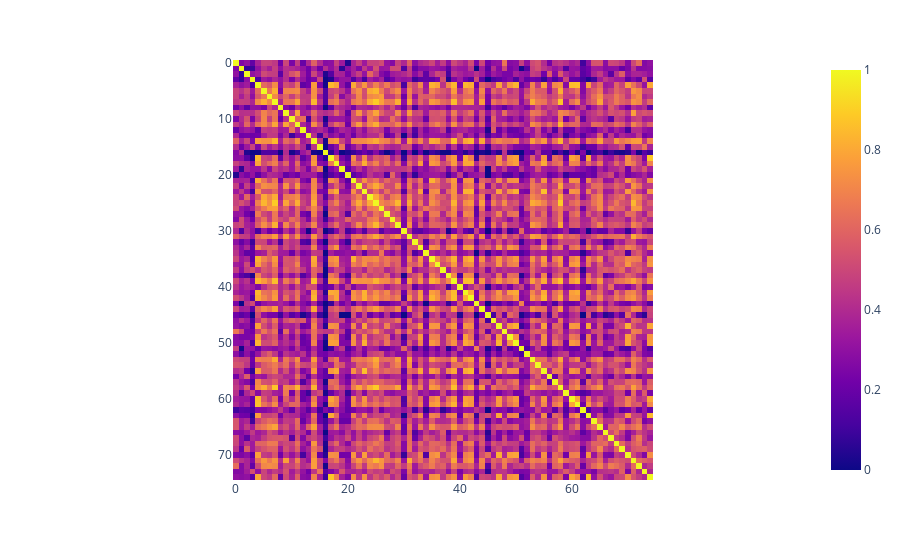

The notebook cell saved with this chart:
### Code cell
from sklearn.metrics.pairwise import cosine_similarity

user_cosine_similarity = cosine_similarity(matrix.fillna(0))
px.imshow(user_cosine_similarity)

### Figure 1 — Plotly figure (JSON) as saved in the notebook; plotly's stock layout.template omitted (floating-point values rounded to 4 significant figures; data arrays with more than 128 entries replaced by an {"elided": "..."} marker saying what was removed)
{"data": [{"coloraxis": "coloraxis", "hovertemplate": "x: %{x}<br>y: %{y}<br>color: %{z}<extra></extra>", "name": "0", "type": "heatmap", "xaxis": "x", "yaxis": "y", "z": {"elided": "75x75 float values"}}], "layout": {"coloraxis": {"colorscale": [[0, "#0d0887"], [0.1111, "#46039f"], [0.2222, "#7201a8"], [0.3333, "#9c179e"], [0.4444, "#bd3786"], [0.5556, "#d8576b"], [0.6667, "#ed7953"], [0.7778, "#fb9f3a"], [0.8889, "#fdca26"], [1, "#f0f921"]]}, "margin": {"t": 60}, "xaxis": {"anchor": "y", "constrain": "domain", "domain": [0, 1], "scaleanchor": "y"}, "yaxis": {"anchor": "x", "autorange": "reversed", "constrain": "domain", "domain": [0, 1]}}}
